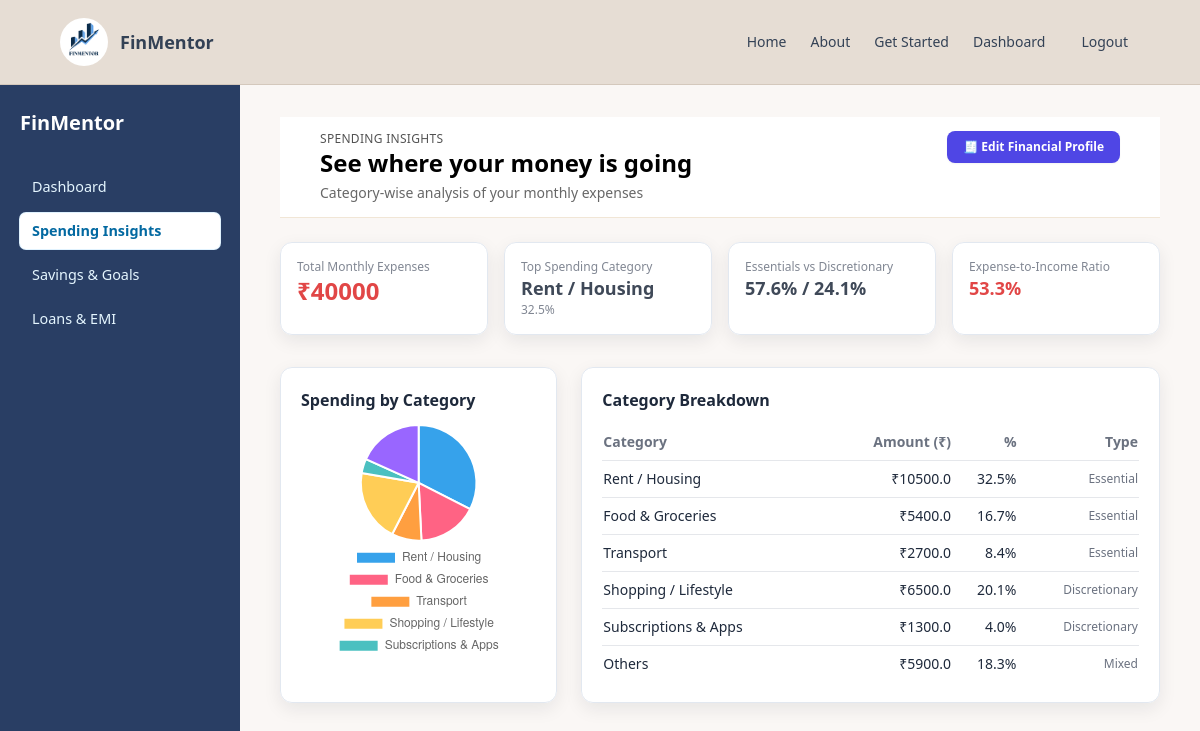
The app's page /spending/ (signed in) with its own data.
### fintechsnap/financeapp/models.py (models this page shows, shortened)
class FinanceRecord(models.Model):
    user = models.ForeignKey(User, on_delete=models.CASCADE)
    income = models.FloatField()
    expenses = models.FloatField()
    net_balance = models.FloatField()
    savings_rate = models.FloatField()
    fixed_obligations = models.FloatField(default=0)
    score = models.IntegerField()
    persona = models.CharField(max_length=50, blank=True)
    spending_behaviour = models.CharField(max_length=50, blank=True)
    savings_behaviour  = models.CharField(max_length=50, blank=True)
    emi_status         = models.CharField(max_length=50, blank=True)
    created_at = models.DateTimeField(auto_now_add=True)

class ExpenseCategory(models.Model):
    CATEGORY_TYPES = [
        ("Essential", "Essential"),
        ("Discretionary", "Discretionary"),
        ("Mixed", "Mixed"),
    ]
    user = models.ForeignKey(User, on_delete=models.CASCADE)
    name = models.CharField(max_length=100)
    amount = models.FloatField()
    type = models.CharField(max_length=20, choices=CATEGORY_TYPES)
    created_at = models.DateTimeField(auto_now_add=True)

### fintechsnap/financeapp/views.py (the view)
# urls.py: path('spending/', views.spending_insights, name='spending'),
@login_required
def spending_insights(request):
    record = FinanceRecord.objects.filter(user=request.user).order_by("-created_at").first()
    if not record:
        messages.info(request, "Please fill in your financial details to view spending insights.")
        return redirect("input")
    expense_income_ratio = round(
        (record.expenses / record.income) * 100, 1
    ) if record.income > 0 else 0
    categories = ExpenseCategory.objects.filter(user=request.user)
    total_expenses = sum(c.amount for c in categories) if categories else 0
    cat_data = []
    for c in categories:
        percent = round((c.amount / total_expenses) * 100, 1) if total_expenses > 0 else 0
        cat_data.append({
            "name": c.name,
            "amount": c.amount,
            "percent": percent,
            "type": c.type,
        })
    top_category_name = None
    top_category_pct = None
    if cat_data:
        top = max(cat_data, key=lambda x: x["amount"])
        top_category_name = top["name"]
        top_category_pct = top["percent"]
    essentials_total = sum(c["amount"] for c in cat_data if c["type"] == "Essential")
    discretionary_total = sum(c["amount"] for c in cat_data if c["type"] == "Discretionary")
    essentials_pct = round((essentials_total / total_expenses) * 100, 1) if total_expenses > 0 else 0
    discretionary_pct = round((discretionary_total / total_expenses) * 100, 1) if total_expenses > 0 else 0
    chart_labels = [c["name"] for c in cat_data]
    chart_values = [c["amount"] for c in cat_data]
    context = {
        "monthly_expenses": record.expenses,
        "categories": cat_data,
        "top_category_name": top_category_name,
        "top_category_pct": top_category_pct,
        "essentials_pct": essentials_pct,
        "discretionary_pct": discretionary_pct,
        "persona": record.persona,
        "spending_behaviour": record.spending_behaviour,
        "expense_income_ratio": expense_income_ratio,
        "chart_labels": chart_labels,
        "chart_values": chart_values,
        "monthly_income": record.income,
    }
    return render(request, "spending.html", context)

### fintechsnap/templates/spending.html (shortened to what this page needs)
{% extends "base.html" %}
{% load static %}
{% block content %}
<div class="min-h-screen flex fm-shell bg-[#FAF7F5]">
  <aside class="w-60 fm-sidebar px-5 py-6">
    <div class="text-xl font-semibold mb-8 text-white">FinMentor</div>
    <nav class="space-y-2 text-sm">
      <a href="{% url 'dashboard' %}" class="fm-sidebar-link">Dashboard</a>
      <a href="{% url 'spending' %}" class="fm-sidebar-link fm-sidebar-link--active">
        Spending Insights
      </a>
      <a href="{% url 'savings' %}" class="fm-sidebar-link">Savings &amp; Goals</a>
      <a href="{% url 'loans_emi' %}" class="fm-sidebar-link">Loans &amp; EMI</a>
    </nav>
  </aside>
  <main class="flex-1 px-10 py-8">
    <header class="mb-6">
      <div class="flex items-start justify-between gap-4">
        <div>
          <p class="text-xs uppercase tracking-wide text-black/80">
            Spending Insights
          </p>
          <h1 class="text-2xl font-semibold text-black">
            See where your money is going
          </h1>
          <p class="text-sm text-black/70 mt-1">
            Category-wise analysis of your monthly expenses
          </p>
        </div>
        <a href="{% url 'input' %}"
           class="inline-flex items-center gap-2 px-4 py-2 text-xs font-semibold
                  text-white bg-indigo-600 rounded-lg shadow-sm
                  hover:bg-indigo-700">
          🧾 Edit Financial Profile
        </a>
      </div>
    </header>
    <section class="grid grid-cols-1 md:grid-cols-4 gap-4 mb-8">
      <div class="fm-card p-4">
        <p class="text-xs text-gray-500">Total Monthly Expenses</p>
        <p class="text-2xl font-semibold text-red-600">
          ₹{{ monthly_expenses|floatformat:0|default:"0" }}
        </p>
      </div>
      <div class="fm-card p-4">
        <p class="text-xs text-gray-500">Top Spending Category</p>
        <p class="font-semibold">
          {{ top_category_name|default:"N/A" }}
        </p>
        {% if top_category_pct %}
          <p class="text-xs text-gray-500">{{ top_category_pct }}%</p>
        {% endif %}
      </div>
      <div class="fm-card p-4">
        <p class="text-xs text-gray-500">Essentials vs Discretionary</p>
        <p class="font-semibold">
          {{ essentials_pct }}% / {{ discretionary_pct }}%
        </p>
      </div>
      <div class="fm-card p-4">
        <p class="text-xs text-gray-500">Expense-to-Income Ratio</p>
        <p class="font-semibold text-red-600">
          {{ expense_income_ratio }}%
        </p>
      </div>
    </section>
    <section class="grid grid-cols-1 lg:grid-cols-3 gap-6">
      <div class="fm-card p-5">
        <h2 class="font-semibold mb-3">Spending by Category</h2>
        {% if categories %}
          <canvas id="spendingChart" height="280"></canvas>
        {% else %}
          <p class="text-sm text-gray-500">
            No category data available.
            Update your financial profile to see insights.
          </p>
        {% endif %}
      </div>
      <div class="fm-card p-5 lg:col-span-2">
        <h2 class="font-semibold mb-3">Category Breakdown</h2>
        <table class="w-full text-sm">
          <thead>
            <tr class="border-b text-gray-500">
              <th class="text-left py-2">Category</th>
              <th class="text-right py-2">Amount (₹)</th>
              <th class="text-right py-2">%</th>
              <th class="text-right py-2">Type</th>
            </tr>
          </thead>
          <tbody>
            {% for cat in categories %}
            <tr class="border-b last:border-0">
              <td class="py-2">{{ cat.name }}</td>
              <td class="py-2 text-right">₹{{ cat.amount }}</td>
              <td class="py-2 text-right">{{ cat.percent }}%</td>
              <td class="py-2 text-right text-xs text-gray-500">
                {{ cat.type }}
              </td>
            </tr>
            {% empty %}
            <tr>
              <td colspan="4" class="py-4 text-center text-gray-500">
                No data available
              </td>
            </tr>
            {% endfor %}
          </tbody>
        </table>
      </div>
    </section>
  </main>
</div>
{% endblock %}
{% block scripts %}
{% if categories %}
<script>
  const canvas = document.getElementById("spendingChart");
  if (canvas) {
    const labels = JSON.parse(
      document.getElementById("chart-labels").textContent
    );
    const values = JSON.parse(
      document.getElementById("chart-values").textContent
    );
    new Chart(canvas, {
      type: "pie",
      data: {
        labels: labels,
        datasets: [{
          data: values
        }]
      },
      options: {
        plugins: {
          legend: {
            position: "bottom"
          }
        }
      }
    });
  }
</script>
{% endif %}
{% endblock %}

### fintechsnap/templates/base.html (shortened to what this page needs)
{% load static %}
<!doctype html>
<html lang="en">
<head>
  <script src="https://cdn.tailwindcss.com"></script>
  <link rel="stylesheet" href="{% static 'css/style.css' %}">
</head>
<body class="antialiased m-0 min-h-screen flex flex-col">
  <header class="bg-[#E6DDD4] border-b border-[#D4C8BC]">
  <div class="max-w-6xl mx-auto px-5 py-1 flex items-center justify-between">
    <a href="{% url 'landing' %}" class="flex items-center gap-3">
      <div class="w-12 h-12 rounded-full overflow-hidden bg-white flex items-center justify-center" >
        <img src="{% static 'images/logo2.png' %}"
            alt="FinMentor Logo"
            class="w-full h-full object-cover">
      </div>
      <span class="font-bold text-lg text-slate-700 hover:text-orange-700" >FinMentor</span>
    </a>
    <nav class="flex items-center gap-6 ml-auto" >
      {% if request.path != "/" %}
        <a href="{% url 'landing' %}" class="text-sm text-slate-700 font-medium hover:text-orange-700 transition">
          Home
        </a>
      {% endif %}
      {% if request.path != "/about/" %}
        <a href="{% url 'about' %}" class="text-sm text-slate-700 hover:text-orange-700 transition">
          About
        </a>
      {% endif %}
      {% if request.path != "/input/" %}
        <a href="{% url 'input' %}" class="text-sm text-slate-700 hover:text-orange-700 hover:text-[#38BDF8]">
          Get Started
        </a>
      {% endif %}
      {% if user.is_authenticated %}
        {% if request.path != "/dashboard/" %}
          <a href="{% url 'dashboard' %}" class="text-sm text-slate-700 hover:text-orange-700 hover:text-[#38BDF8]">
            Dashboard
          </a>
        {% endif %}
        <form method="post" action="{% url 'logout' %}" class="inline">
          <button type="submit" class="text-sm border px-3 py-1 rounded text-slate-700 hover:text-orange-700 hover:bg-red-500 hover:border-red-500">
            Logout
          </button>
        </form>
      {% endif %}
    </nav>
  </div>
</header>
  <main class="flex-grow page-bg">
    {% block content %}{% endblock %}
  </main>
  {% block scripts %}{% endblock %}
</body>
</html>

### fintechsnap/static/css/style.css (style rules this page uses)
body { background-color: transparent; font-family: 'Segoe UI', Arial, sans-serif; margin: 0; padding: 0; color: #1E293B; }
header { background-color: #ffffff; padding: 14px 40px; border-bottom: 1px solid #f1e6d6; }
.page-bg { background: transparent !important; }
main { background: transparent !important; }
h1 { color: #ffffff; font-size: 36px; margin-bottom: 10px; font-weight: 700; }
p { font-size: 18px; opacity: 0.85; }
button { background-color: #3B82F6; color: white; border: none; padding: 12px 26px; font-size: 18px; font-weight: 600; border-radius: 8px; cursor: pointer; margin-top: 35px; transition: 0.3s ease; }
:root { --fm-primary: #0ea5e9; --fm-primary-dark: #0369a1; --fm-accent: #3b82f6; --fm-bg: #F4FBFF; --fm-sidebar-bg: #022C3A; --fm-sidebar-hover: #0b3b52; }
.fm-shell { background-color: var(--fm-bg); }
.fm-card { background: rgba(255, 255, 255, 0.96); border: 1px solid #e2e8f0; border-radius: 12px; transition: 0.2s ease; box-shadow: 0 6px 18px rgba(15, 23, 42, 0.08); }
.fm-card { backdrop-filter: blur(6px); -webkit-backdrop-filter: blur(6px); }
.fm-sidebar { background: rgba(4, 30, 74, 0.85); backdrop-filter: blur(6px); }
.fm-sidebar-link { display: block; padding: 8px 12px; border-radius: 6px; color: #e5f6ff; font-size: 0.9rem; text-decoration: none; transition: 0.15s ease; }
.fm-sidebar-link--active { background-color: #ffffff; color: var(--fm-primary-dark) !important; font-weight: 600; box-shadow: 0 0 0 1px #e0f2fe; }

### records on screen
FinanceRecord: expenses "40000"
ExpenseCategory: name "Rent / Housing", name "Rent / Housing", amount "10500.0", type "Essential"
ExpenseCategory: name "Food & Groceries", amount "5400.0", type "Essential"
ExpenseCategory: name "Transport", amount "2700.0", type "Essential"
ExpenseCategory: name "Shopping / Lifestyle", amount "6500.0", type "Discretionary"
ExpenseCategory: name "Subscriptions & Apps", amount "1300.0", type "Discretionary"
ExpenseCategory: name "Others", amount "5900.0", type "Mixed"

### other values on screen
{{ top_category_pct }} "32.5"
{{ essentials_pct }} "57.6"
{{ discretionary_pct }} "24.1"
{{ expense_income_ratio }} "53.3"
{{ cat.percent }} "32.5" "16.7" "8.4" "20.1" "4.0" "18.3"
